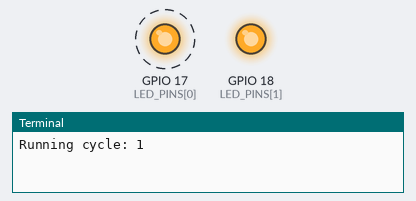
This program was run on a simulated Raspberry Pi (BCM pin numbers). Shown: output pins drawn as LEDs (lit = HIGH), the last lines printed to the terminal. Dashed ring = blinking.

Above: at 0.2 s.
At 2.2 s:
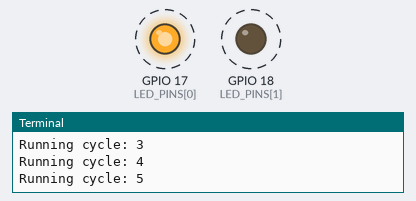
Timing chart, 0 to 3.0 s (numbered marks = the images above):
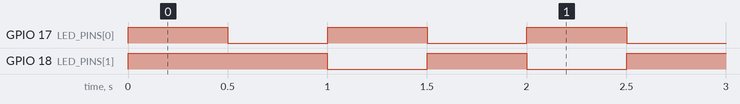

Measured:
- by itself, GPIO 17 (LED_PINS[0]), GPIO 18 (LED_PINS[1]): alternates HIGH for 0.50 s and LOW for 0.50 s

The program:

blinking.py
```python
import RPi.GPIO as GPIO
import time

GPIO.setmode(GPIO.BCM)

LED_PINS = [17, 18]
OFFSET = .5

# SETUP Pins
for PIN in LED_PINS:
    GPIO.setup(PIN, GPIO.OUT)
    GPIO.output(PIN, GPIO.HIGH)

# USE Pins
COUNT = 1
try:
    while True:
        for PIN in LED_PINS:
            print(f"Running cycle: {COUNT}")
            GPIO.output(PIN, True)
            time.sleep(OFFSET)
            GPIO.output(PIN, False)
            COUNT+=1

except KeyboardInterrupt:
    for PIN in LED_PINS:
        GPIO.output(PIN, False)

    GPIO.cleanup()
```
